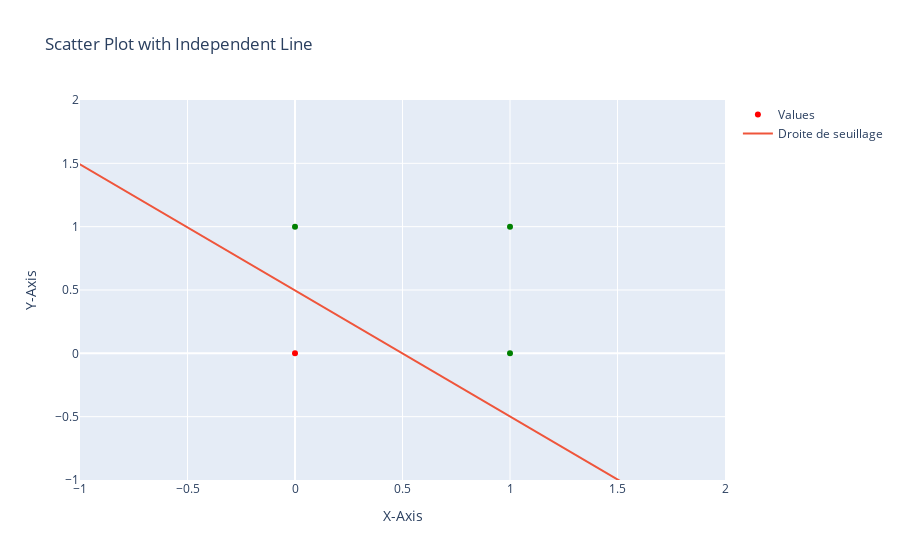

The code cell stored with this chart in its notebook:
### Markdown cell above
Opérateur logique ET

### Code cell
from source.adaline import processDataset

processDataset("Datas/table_2_1.csv")

### Figure 1 — Plotly figure (JSON) as saved in the notebook; plotly's stock layout.template omitted (floating-point values rounded to 4 significant figures; data arrays with more than 128 entries replaced by an {"elided": "..."} marker saying what was removed)
{"data": [{"marker": {"color": ["red", "green", "green", "green"]}, "mode": "markers", "name": "Values", "type": "scatter", "x": [0, 0, 1, 1], "y": [0, 1, 0, 1]}, {"mode": "lines", "name": "Droite de seuillage", "type": "scatter", "x": {"elided": "400 float values"}, "y": {"elided": "400 float values"}}], "layout": {"title": {"text": "Scatter Plot with Independent Line"}, "xaxis": {"range": [-1, 2], "title": {"text": "X-Axis"}}, "yaxis": {"range": [-1, 2], "title": {"text": "Y-Axis"}}}}
